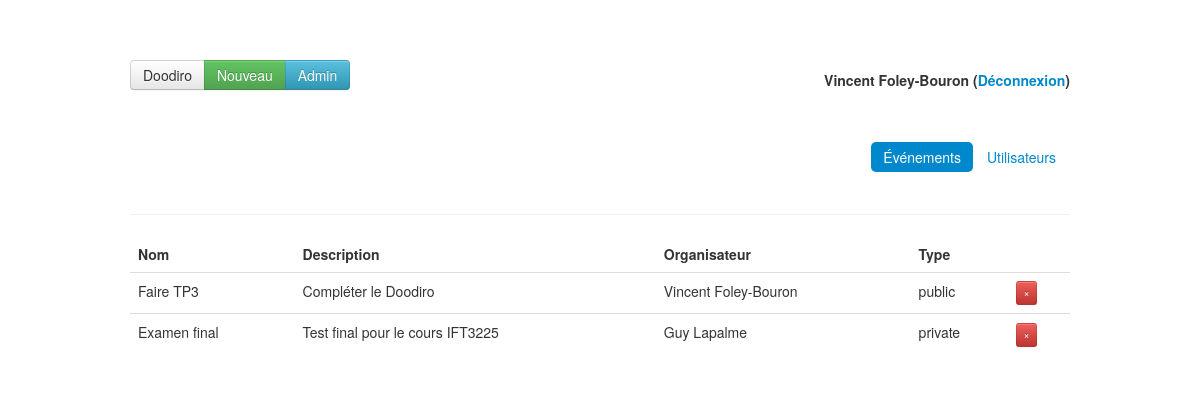
/admin.php (signed in), run on an earlier commit of the app's database.
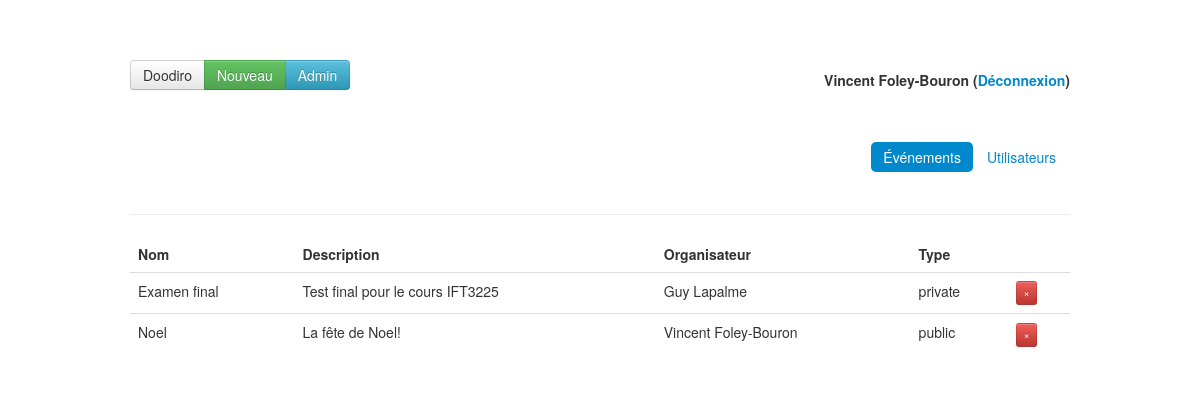
And on a later commit of the database.
### tables this page shows
CREATE TABLE IF NOT EXISTS `events` (
  `id` int(11) NOT NULL AUTO_INCREMENT,
  `organizer` int(11) NOT NULL,
  `name` varchar(100) NOT NULL,
  `description` varchar(255) NOT NULL,
  `type` enum('public','private') NOT NULL,
  `duration` int(2) NOT NULL,
  PRIMARY KEY (`id`),
  KEY `organizer` (`organizer`)
);

CREATE TABLE IF NOT EXISTS `users` (
  `id` int(11) NOT NULL AUTO_INCREMENT,
  `email` varchar(255) NOT NULL,
  `password` varchar(255) NOT NULL,
  `firstname` varchar(255) DEFAULT NULL,
  `lastname` varchar(255) DEFAULT NULL,
  `is_admin` tinyint(1) NOT NULL DEFAULT '0',
  PRIMARY KEY (`id`),
  UNIQUE KEY `email` (`email`)
);

### classes/event.php (called while the page is built, shortened)
<?php
class Event extends Database {
	public $organizer;
	public function __construct($array) {
		$this->id = $array['id'];
		$this->organizer = $array['organizer'];
		$this->name = $array['name'];
		$this->description = $array['description'];
		$this->type = $array['type'];
	}
    public static function find_all() {
        $mysqli = self::db_connect();
        $query = "SELECT * FROM events";
        $result = $mysqli->query($query);
        while($obj = $result->fetch_object()) {
            $events[] = new Event(array(
                'id' => $obj->id,
                'organizer' => $obj->organizer,
                'organizer_name' => '',
                'name' => $obj->name,
                'description' => $obj->description,
                'type' => $obj->type,
                'duration' => $obj->duration
                ));
        }
        return $events;
    }
	public function organizer() {
		return User::find($this->organizer);
	}
}

### classes/user.php (called while the page is built, shortened)
<?php
class User extends Database {
	public function __construct($array) {
		$this->firstname = $array['firstname'];
		$this->lastname = $array['lastname'];
	}
    public static function find($user_id) {
    	$mysqli = self::db_connect();
    	$query = 'SELECT id, email, firstname, lastname, is_admin from users WHERE id = ?';
    	if($stmt = $mysqli->prepare($query)) {
    		$stmt->bind_param('s', $user_id);
    		$stmt->execute();
    		$stmt->bind_result($id, $email, $firstname, $lastname, $is_admin);
    		$ok = $stmt->fetch();
    		if ($ok) {
    			return new User(array(
    				'id' => $id,
    				'email' => $email,
    				'firstname' => $firstname,
    				'lastname' => $lastname,
    				'is_admin' => $is_admin
    				));
    		}
    		else {
    			return FALSE;
    		}
    	}
    	else {
    		die("Can't create statement: ".$mysqli->error);
    	}
    }
}

### admin/events.php (the view, shortened to what this page needs)
<?php
$events = Event::find_all();
?>
<div class="container">
	<div class="row">
		<div class="span12">
			<table id="event-table" class="table table-hover">
				<thead>
					<tr>
						<th>Nom</th>
						<th>Description</th>
						<th>Organisateur</th>
						<th>Type</th>
						<th></th>
					</tr>
				</thead>
				<tbody>
					<?php foreach ($events as $event): ?>
						<tr class="event" data-id=<?php echo $event->id ?>>
							<td class="event-name"><?php echo $event->name ?></td>
							<td class="event-description"><?php echo $event->description ?></td>
							<td class="organizer-fullname"><?php echo $event->organizer()->firstname ?> <?php echo $event->organizer()->lastname ?></td>
							<td class="event-type"><?php echo $event->type ?></td>
							<td><a class="btn btn-danger btn-mini delete-event-button">&times;</a></td>
						</tr>
					<?php endforeach ?>
				</tbody>
			</table>
		</div>
	</div>
</div>

### admin.php (shortened to what this page needs)
<?php
if(! isset($_GET['p'])) {
    $content = 'admin/events.php';
    $menu = 1;
}
else {
    $content = 'admin/'.$_GET['p'];
    $menu = 2;
}
$user = $_SESSION['user'];
?>
<!DOCTYPE html>
<html class="no-js">
    <head>
        <link rel="stylesheet" href="css/bootstrap.min.css">
        <link rel="stylesheet" href="http://code.jquery.com/ui/1.9.2/themes/base/jquery-ui.css" />
        <link rel="stylesheet" href="css/main.css">
    </head>
    <body>
        <div class="container" id="top-menu">
            <div class="row">
                <div class="span6">
                    <div class="btn-group">
                        <a class="btn" href="index.php">
                            Doodiro
                        </a>
                        <a class="btn btn-success" href="index.php?p=new_event">
                            Nouveau
                        </a>
                        <?php if ($user->is_admin): ?>
                            <a href="admin.php" class="btn btn-info">Admin</a>
                        <?php endif ?>
                    </div>
                </div>
                <div class="span6">
                    <h5 class="pull-right">
                        <?php echo $user->firstname ?> <?php echo $user->lastname ?>
                        (<a href="logout.php">Déconnexion</a>)
                    </h5>
                </div>
            </div>
        </div>
        <div class="container">
        	<div class="row">
        		<div class="span12">
        			<ul class="nav nav-pills pull-right">
		        		<li <?php echo ($menu == 1) ? 'class="active"' : '' ?>><a href="admin.php">Événements</a></li>
		        		<li <?php echo ($menu == 2) ? 'class="active"' : '' ?>><a href="admin.php?p=users">Utilisateurs</a></li>
		        	</ul>
        		</div>
        		<div class="span12">
        			<hr>
        		</div>
        	</div>
        </div>
        <?php include($content); ?>
    </body>
</html>

### css/main.css (style rules this page uses)
#top-menu { margin-bottom: 40px; }

### admin.php (style rules this page uses)
body { padding-top: 60px; padding-bottom: 40px; }

What changed in the data, as far as the page shows it:
removed events: name "Faire TP3", description "Compléter le Doodiro", organizer.is_admin "Vincent", organizer.is_admin "Foley-Bouron", type "public"
added events: name "Noel", description "La fête de Noel!", organizer.is_admin "Vincent", organizer.is_admin "Foley-Bouron", type "public"
